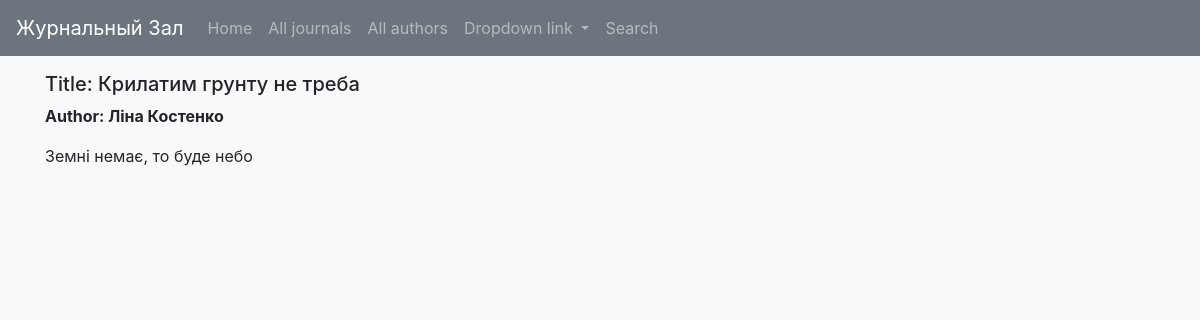
Before: /catalog/publication/2 with the older database file.
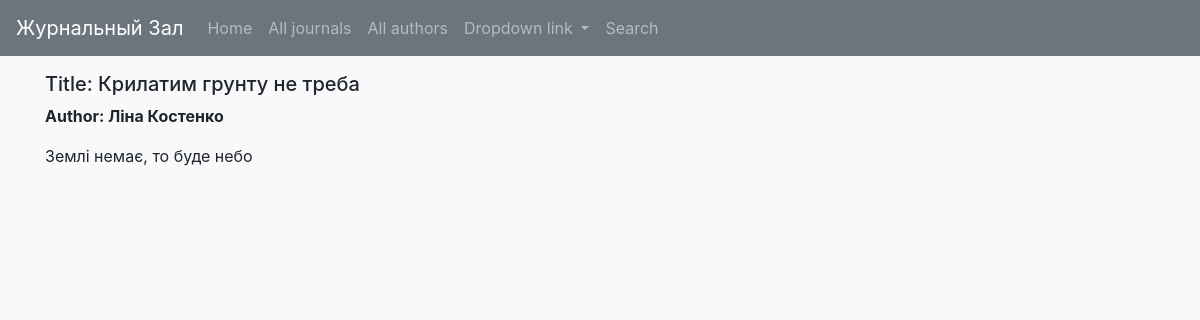
After: the same page with the newer database file.
### catalog/models.py (models this page shows, shortened)
class Publication(models.Model):
    title = models.TextField(help_text='Text of the publication', blank=True,)
    author = models.ForeignKey(Author, on_delete=models.SET_NULL, max_length=200, null=True,)
    journal = models.ForeignKey(Journal, on_delete=models.SET_NULL, max_length=200, null=True,)
    text = models.TextField(help_text='Text of the publication', blank=True,)
    year = models.IntegerField(null=True, blank=True, default=None,)
    issue = models.ForeignKey(Edition, on_delete=models.SET_NULL, max_length=200, null=True,)
    url = models.TextField(help_text='Text of the publication', blank=True,)

class Author(models.Model):
    first_name = models.CharField(max_length=100)
    last_name = models.CharField(max_length=100)
    full_name = str(first_name) + " " + str(last_name)
    class Meta:
        ordering = ['first_name', 'last_name']
    def __str__(self):
        return f'{self.first_name} {self.last_name}'

### catalog/views.py (the view)
# urls.py: path('publication/<int:pk>', views.PublicationDetailView.as_view(), name='publication-detail'),
class PublicationDetailView(generic.DetailView):
    model = Publication

### catalog/templates/catalog/publication_detail.html
{% extends "catalog/base_generic.html" %}
{% block content %}
  <h5>Title: {{ publication.title }}</h5>
  <p><strong>Author: {{ publication.author }}</strong> <a href=""></a></p>
  <p> {{ publication.text }}</p>
{% endblock %}

Changed rows visible on the page:
changed Publication "Крилатим грунту не треба": text "Земні немає, то буде небо" → "Землі немає, то буде небо"
